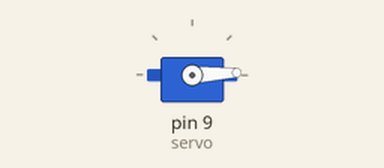
A sketch run on a simulated Arduino Uno, built with avr-gcc and run on an emulated ATmega328P. Shown: servo.

Above: at 0.05 s.
At 1.3 s:
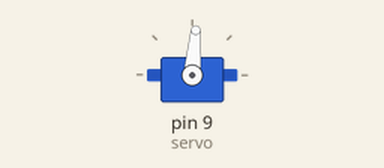
At 2.6 s:
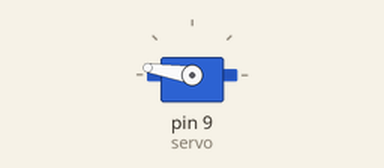
At 5.2 s:
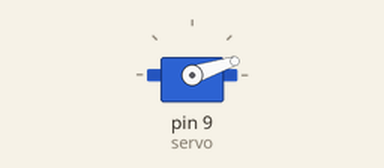
Timing chart, 0 to 7.1 s (numbered marks = the images above):
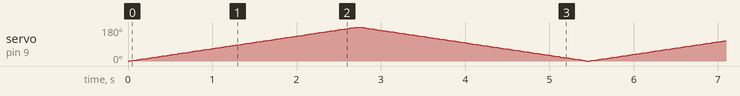

The sketch:

Phase1_2_4.ino
```cpp
#include <Arduino.h>
#include <Servo.h>

Servo servo;
int pos = 0;

int main(){
  init();

  servo.attach(9);

  while(1){
    for (pos = 0; pos <= 180; pos += 1) {
      servo.write(pos);
      delay(15);
    }
    for (pos = 180; pos >=  0; pos -= 1) {
      servo.write(pos);
      delay(15);
    }
  }
}
```
